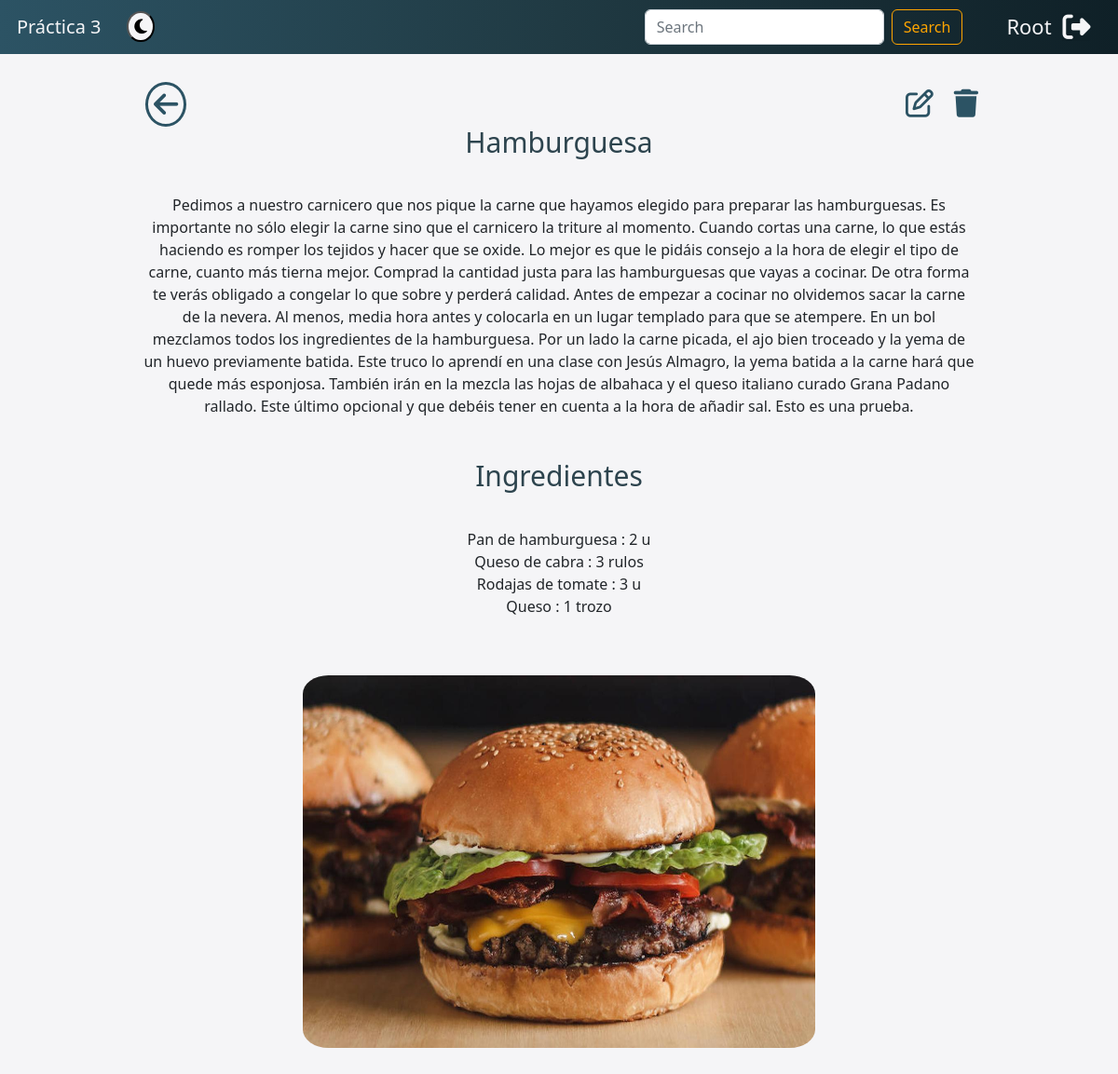
The page /recetas/60/ (signed in) on the database its author committed.
### recetas/models.py (models this page shows, shortened)
class Receta(models.Model):
	nombre       = models.CharField(max_length=200, validators=[validate_mayus])
	preparación  = models.TextField(max_length=5000, validators=[validate_mayus])
	foto         = models.FileField(upload_to='media/fotos')

class Ingrediente(models.Model):
	nombre        = models.CharField(max_length=100)
	cantidad      = models.PositiveSmallIntegerField()
	unidades      = models.CharField(max_length=5)
	receta        = models.ForeignKey(Receta, on_delete=models.CASCADE)

### recetas/views.py (the view)
# urls.py: path('recetas/<int:id>/', views.detalles, name='detalles'),
def detalles(request, id):
    receta = Receta.objects.get(id = id)
    ingredientes = Ingrediente.objects.filter(receta = receta)
    return render(request, "detalles.html", {'receta': receta, 'ingredientes': ingredientes})

### recetas/templates/detalles.html (shortened to what this page needs)
{% extends 'base.html' %}
{% block contenido %}
    {% load static %}
    <link rel="stylesheet" href="{% static 'css/detalles.css' %}">
    <a class="fas fa-arrow-left" href="/"></a>
    {% if user.is_authenticated %}
        <a class="far fa-edit" href="{% url 'editar_receta' receta.id %}"></a>
    {% endif %}
    {% if user.is_superuser %}
        <a type="button" class="fas fa-trash" data-bs-toggle="modal" data-bs-target="#exampleModal"></a>
    {% endif %}
    <div class="div-detalles-comida" id="div-detalles-comida">
        <br><br><br>
        <p class="p-detalles-titulo">{{receta.nombre}}</p>
        <p class="p-detalles-receta">{{receta.preparación|linebreaksbr}}</p>
        {% if ingredientes %}
            <br>
            <p class="p-detalles-titulo">Ingredientes</p>
            <p class="p-detalles-receta">
                {% for ingrediente in ingredientes %}
                    {{ingrediente.nombre}} : {{ingrediente.cantidad}} {{ingrediente.unidades}}<br>
                {% endfor %}
            </p>
        {% endif %}
        <br>
        <img src="/{{receta.foto}}" class="detalles-imagen">
    </div>
{% endblock %}

### recetas/templates/base.html (shortened to what this page needs)
{% load static %}
<!DOCTYPE html>
<html lang="en">
<head>
	<link href="https://cdn.jsdelivr.net/npm/bootstrap@5.2.2/dist/css/bootstrap.min.css" rel="stylesheet">
	<link rel="stylesheet" href="{% static 'css/base.css' %}">
</head>
<body>
	<header>
		<nav class="navbar navbar-expand-lg bg-light" id="barra">
			<div class="container-fluid">
				<a class="navbar-brand" href="/">Práctica 3</a>
				<button class="switch" id="switch">
					<span><i class="fas fa-moon"></i></span>
				</button>
				<div class="collapse navbar-collapse" id="navbarSupportedContent">
					<form class="d-flex" role="search" method="GET" action="/">
						<input class="form-control me-2" type="search" placeholder="Search" aria-label="Search" name="searchInput">
						<button class="btn btn-outline-success" type="submit" id="boton-busqueda">Search</button>
					</form>
				</div>
				{% if user.is_authenticated %}
					<a class="nombre_usuario">{{ user.get_username }}</a>
					<a class="fas fa-sign-out-alt" href="{% url 'logout' %}?next={{ request.path }}"></a>
				{% else %}
					<a class="fas fa-user-circle" href="{% url 'login' %}?next={{ request.path }}"></a>
				{% endif %}
			</div>
		</nav>
	</header>
	<div class="container">
		{% block contenido %}
		{% endblock %}
	</div>
</body>
</html>

### recetas/static/css/base.css (style rules this page uses)
.navbar-brand { font-weight: 300; color: #f5f5f7; padding: 0.5%; }
.switch { font-size: 18px; border-radius: 100%; background-color: #f5f5f7; margin-left: 0.5%; }
.navbar.navbar-expand-lg.bg-light { background: #0F2027; background: -webkit-linear-gradient(to right, #2C5364, #203A43, #0F2027); background: linear-gradient(to right, #2C5364, #203A43, #0F2027); }
.btn.btn-outline-success { color: orange; border-color: orange; }
.nombre_usuario { text-decoration: none; text-transform: capitalize; font-size: 22px; color: #f5f5f7; margin-left: 4%; margin-right: 1%; }
.fas.fa-sign-out-alt { text-decoration: none; font-size: 30px; color: #f5f5f7; background-color: #0F2027; margin-right: 1.5%; }
body { background-color: #f5f5f7; transition: .3s ease all; margin-bottom: 3%; }
.fas.fa-arrow-left { padding: 6px; position: absolute; margin-top: 2.5%; left: 13%; text-decoration: none; border: solid; border-radius: 100%; border-width: 3px; font-size: 30px; color: #2C5364; }
.far.fa-edit { padding: 6px; position: absolute; margin-top: 2.7%; right: 16%; text-decoration: none; font-size: 30px; color: #2C5364; }
.fas.fa-trash { padding: 6px; position: absolute; margin-top: 2.7%; right: 12%; text-decoration: none; font-size: 30px; color: #2C5364; }

### recetas/static/css/detalles.css (style rules this page uses)
.div-detalles-comida { text-align: center; }
.p-detalles-titulo { text-align: center; color: #2d444e; font-weight: 500; font-size: 30px; margin-bottom: 3%; }
.p-detalles-receta { font-size: 16px; margin-right: 10%; margin-left: 10%; }
.detalles-imagen { width: 550px; height: 400px; border-radius: 5%; margin-top: 2%; margin-bottom: 5%; }

### rows shown on the page
Receta: nombre "Hamburguesa", preparación "Pedimos a nuestro carnicero que nos pique la carne que hayamos elegido para preparar las hamburguesas. Es importante no sólo elegir la carne sino que el carnicero la triture al momento. Cuando cortas una carne, lo que estás haciendo es romper los tejidos y hacer que se oxide. Lo mejor es que le pidáis consejo a la hora de elegir el tipo de carne, cuanto más tierna mejor. Comprad la cantidad justa para las hamburguesas que vayas a cocinar. De otra forma te verás obligado a congelar lo que sobre y perderá calidad. Antes de empezar a cocinar no olvidemos sacar la carne de la nevera. Al menos, media hora antes y colocarla en un lugar templado para que se atempere. En un bol mezclamos todos los…", foto (picture)
Ingrediente: nombre "Pan de hamburguesa", cantidad "2", unidades "u"
Ingrediente: nombre "Queso de cabra", cantidad "3", unidades "rulos"
Ingrediente: nombre "Rodajas de tomate", cantidad "3", unidades "u"
Ingrediente: nombre "Queso", cantidad "1", unidades "trozo"

### other values the page prints
{{ user.get_username }} "Root"
